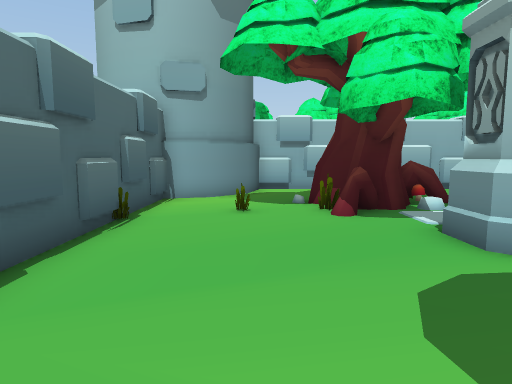
[1] (above)

24 first-person views from a walk through a Unity game level. The camera is 1.3 m above the floor, tilts 6° down and sees 75° across. The floor is counted in squares, 1 m on a side. Each view is taken from the middle of a square. On the plan, view 1 faces up. The plan holds only what a view shows up to about 14 squares ahead; the rest is blank. The place goes on beyond the plan. The player is left out. Some surface patterns are stand-ins.

[2]
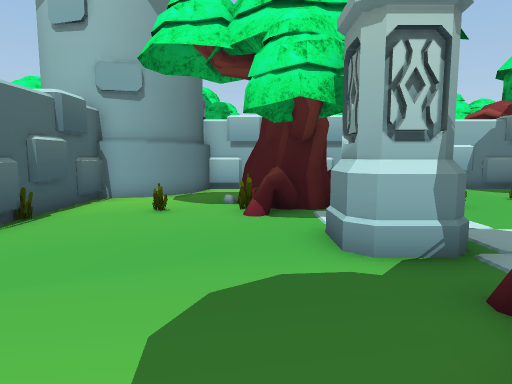

[3]
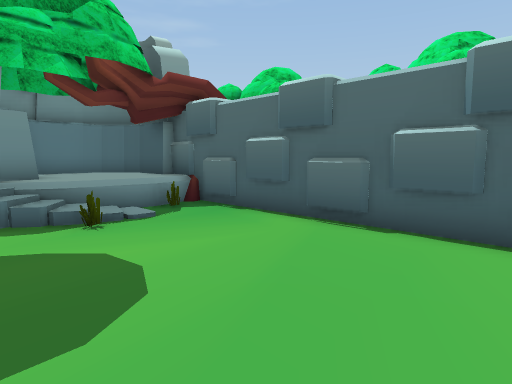

[4]
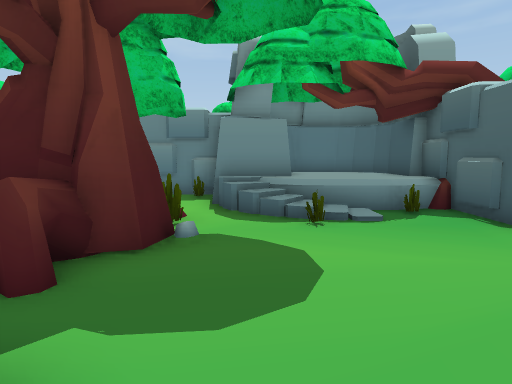

[5]
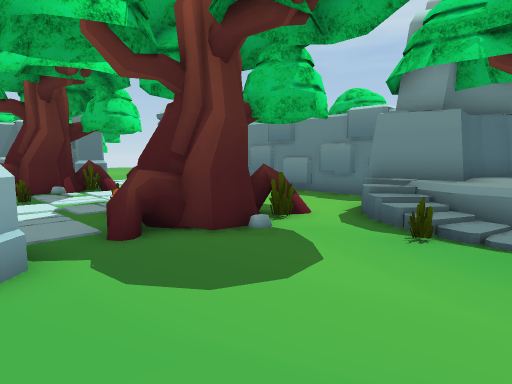

[6]
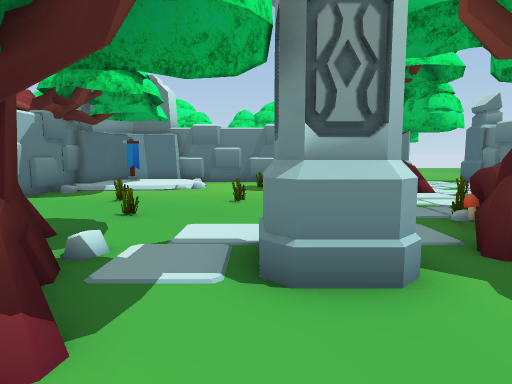

[7]
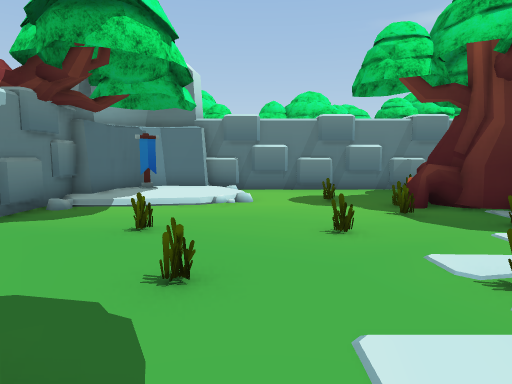

[8]
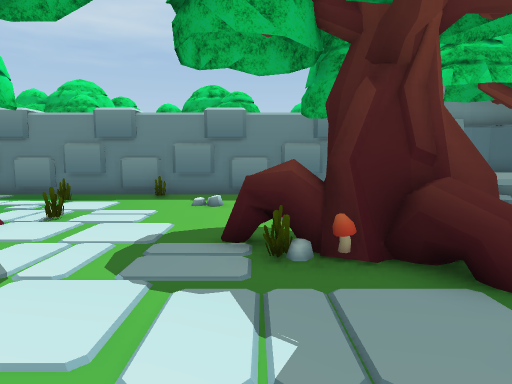

[9]
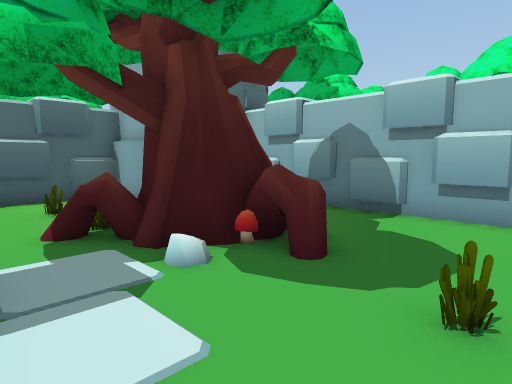

[10]
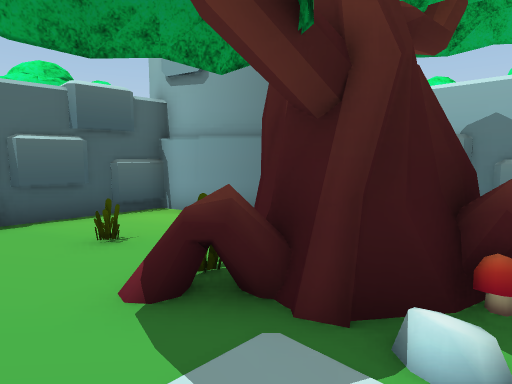

[11]
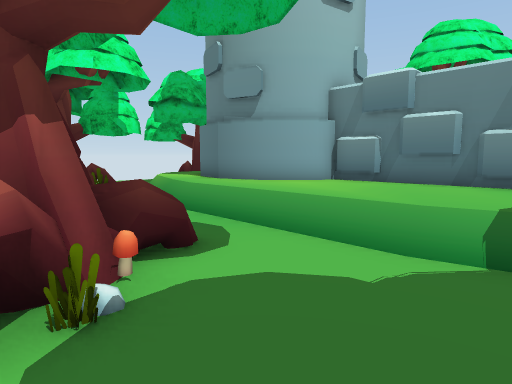

[12]
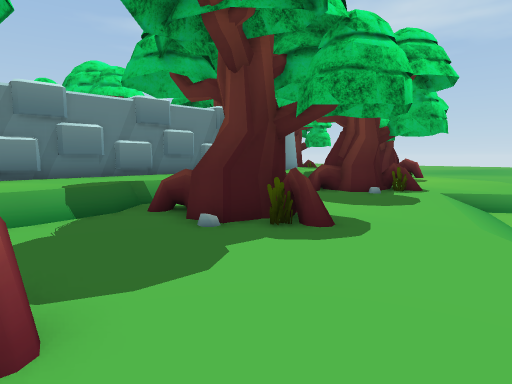

[13]
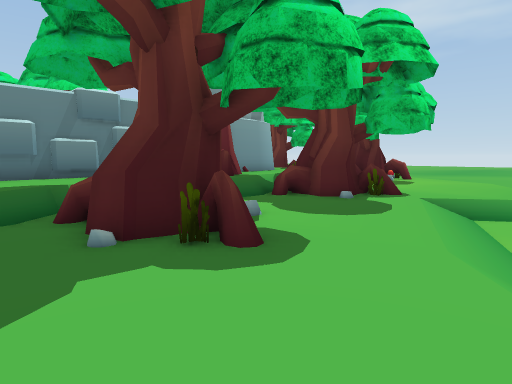

[14]
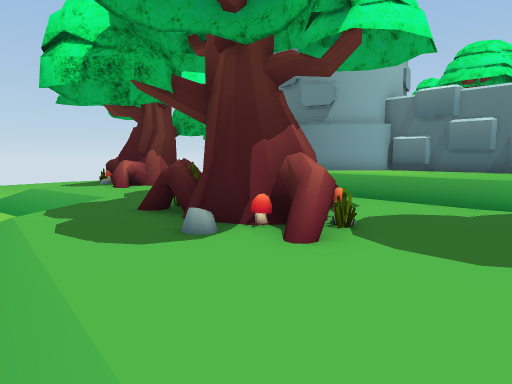

[15]
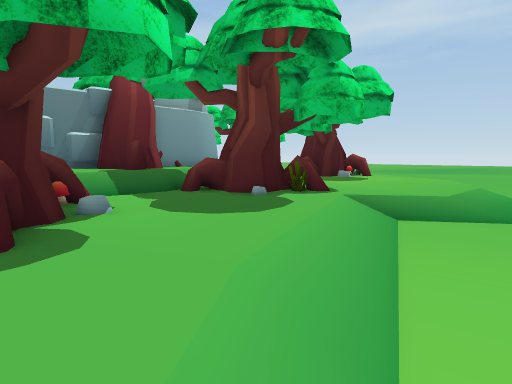

[16]
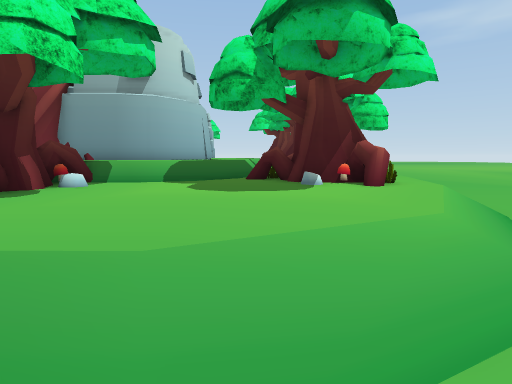

[17]
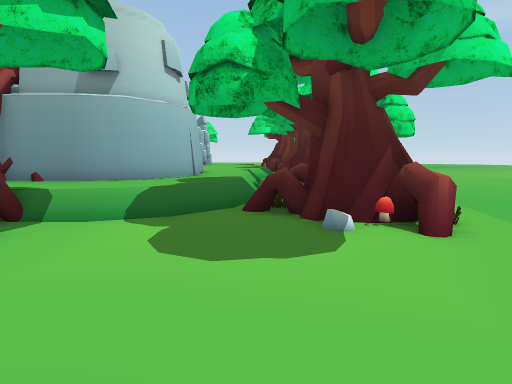

[18]
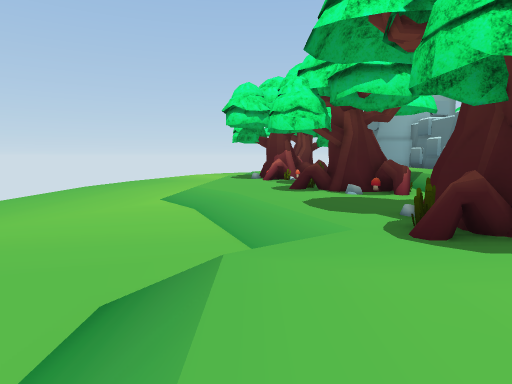

[19]
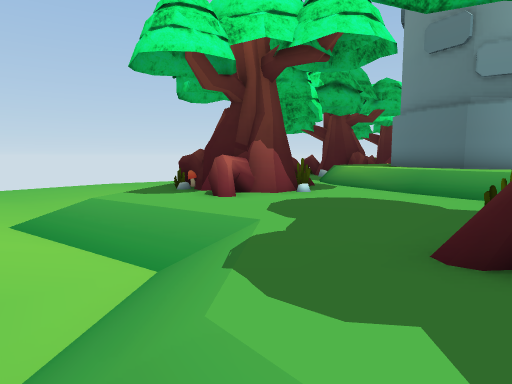

[20]
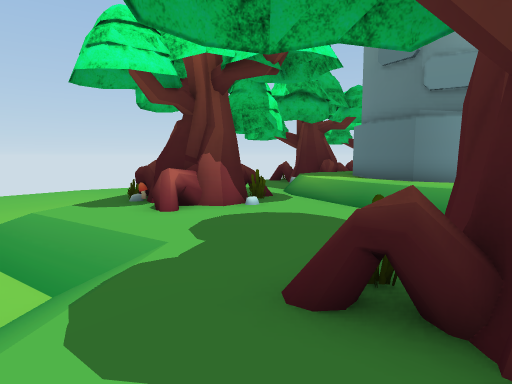

[21]
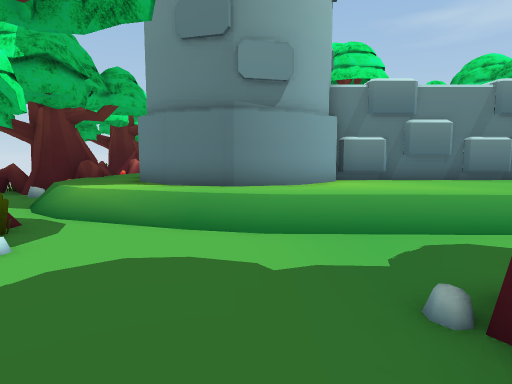

[22]
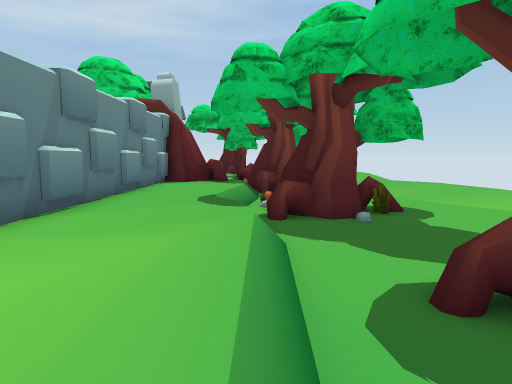

[23]
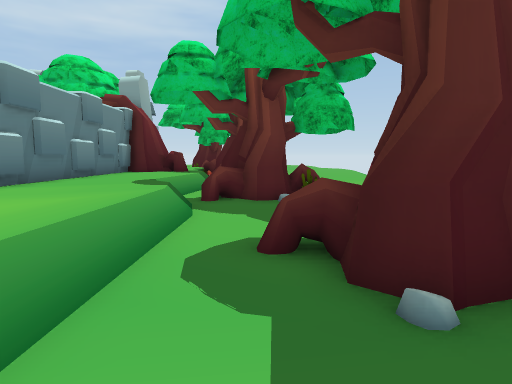

[24]
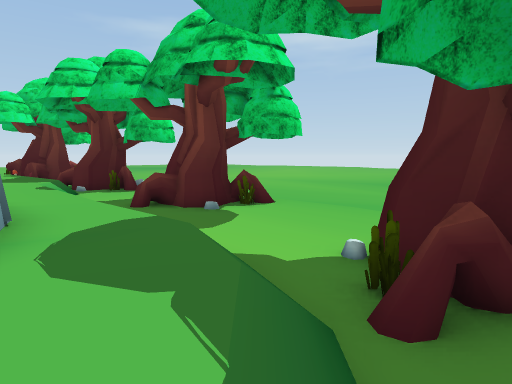

### Floor plan
Key: @ floor where view 1 was taken; # wall or solid block; . main floor; : floor 0.25 m higher than the main floor; - floor 0.25 m lower than the main floor; _ floor 0.5 m lower than the main floor; + floor 0.75 m higher than the main floor; < floor 0.75 m lower than the main floor; ( floor 1.25 m lower than the main floor; / step, stairs or slope; = window, fence, low wall or low ledge; v drop or lower ground; T tower; R tree; F flag; O other object.
Columns run from 17 left of view 1 to 18 right of it. Each row starts with its distance up from view 1.
 18  (/__RR#RR_-
 17  (//_R_R___..
 16  (//______# T
 15 (((/_____ .T#    T           RR
 14 (///_____/.T     TOOOOOOOO O#OOO
 13 //_______/.T     T.......  ..OO####
 12  <__R____/.T## ##T....... ..../::F#
 11 /__RRRR__...T###T..RRR......../:::#
 10  ___R#R__/...OT....RRRR....O.. :::#
  9 /__/RRRR_/...##....R#R ......./::/O
  8 /___RR___/...OO....RR.............O
  7 /________/...#O....R..............O
  6  ________/...OO......O.........O..O
  5 /________v...##.....O#O.O.........O
  4  _____RRRR#..OO......O....... R...O
  3 /____R##R=#..#O......RR......#RRR.O
  2 //___R   ##..OO......RRR.....R#RR OO
  1 (//___ RR#...OO.....=R#RR....#R   #
  0 ((/_______...OO..@...RRR.....RRO  O
 -1 ((//______...OO..//..R.........
 -2 ((//_____v.RRROO=v#/=... .......
 -3 (((/____RR.RR R+++++#... :......
 -4 (((//__  R  R###++###... ........
 -5 ((((/_R#   ..##+++###OOOO.OOO.OOOO
 -6 (((/__RRR R..###+## OOOOOOO#OOOOO
 -7 ((/_______/..######
 -8 ((/_______/...####
 -9  (/_______//....##...
-10   /________//..............
-11 ( //_______R_/////     /...
-12   //_____ RR____________#/
-13   (//____  # _______R_____R
-14   (///___R  R_____R  R __
-15      ///___RR______# R

Where each view was taken, in squares from view 1:
view 1: 0 up, 0 right, facing up
view 2: 0 up, 2 right, facing up
view 3: 6 up, 3 right, facing down-left
view 4: 6 up, 2 right, facing down
view 5: 5 up, 1 left, facing down-right
view 6: 6 up, 0 right, facing right
view 7: 8 up, 4 right, facing right
view 8: 6 up, 7 right, facing down
view 9: 6 up, 8 right, facing up-left
view 10: 6 up, 5 right, facing up-left
view 11: 5 up, 13 left, facing up-right
view 12: 8 up, 16 left, facing down-right
view 13: 6 up, 16 left, facing down-right
view 14: 5 up, 17 left, facing up-right
view 15: 3 up, 17 left, facing down-right
view 16: 11 down, 17 left, facing right
view 17: 11 down, 14 left, facing right
view 18: 11 down, 14 left, facing up
view 19: 11 up, 17 left, facing up-right
view 20: 10 up, 16 left, facing up-right
view 21: 13 up, 14 left, facing right
view 22: 13 up, 8 left, facing down
view 23: 14 up, 10 left, facing down
view 24: 8 down, 7 left, facing down-right
